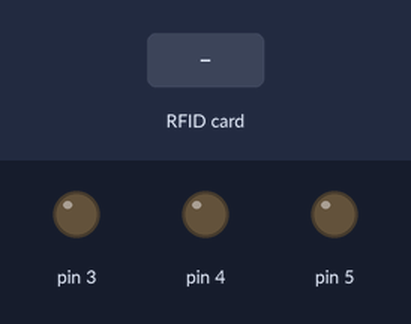
Bench run of a sketch on a simulated Arduino Nano, built with avr-gcc and run on an emulated ATmega328P. Parts: output pins drawn as LEDs (lit = HIGH). The test bench sets the inputs (shaded band). Pins used as bus, display or sensor lines are not drawn.

Above: at 1.2 s.
1.3 s: RFID card 5E 7A 19 C4 held to the reader
At 2.4 s:
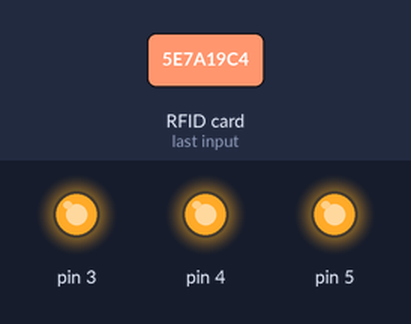
Timing chart, 0 to 4.3 s (numbered marks = the images above; inputs shaded):
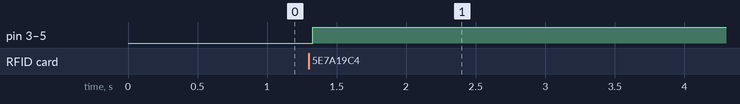

The sketch:

powerlockA.ino
```cpp
/*
Name powerlock.ino
*/

#include <MFRC522.h>
#include <SPI.h>

#define RST_PIN 9
#define SS_PIN 10

MFRC522 mfrc522(SS_PIN, RST_PIN);

MFRC522::MIFARE_Key key;

long currentTag = 0;


void setup() {
	Serial.begin(9600);
	SPI.begin();
	mfrc522.PCD_Init();

	pinMode(3, OUTPUT);
	pinMode(4, OUTPUT);
	pinMode(5, OUTPUT);
}

void loop() {
	if (!mfrc522.PICC_IsNewCardPresent() || !mfrc522.PICC_ReadCardSerial()) {
		delay(50);
		return;
	}
	long t = 0;
	t += mfrc522.uid.uidByte[0];
	t += mfrc522.uid.uidByte[1];
	t += mfrc522.uid.uidByte[2];
	t += mfrc522.uid.uidByte[3];
	if (currentTag == 0) {
		Leimaa(t);
		delay(500);
	}
	else {
		if (currentTag == t) {
			PoistaNykyinenLeimaus();
			delay(500);
		}
		else {
			PoistaNykyinenLeimaus();
			Leimaa(t);
			delay(500);
		}
	}
}

void Leimaa(long t) {
	digitalWrite(5, HIGH);
	digitalWrite(4, HIGH);
	digitalWrite(3, HIGH);
	currentTag = t;
}

void PoistaNykyinenLeimaus() {
	digitalWrite(5, LOW);
	digitalWrite(4, LOW);
	digitalWrite(3, LOW);
	currentTag = 0;
}
```

Measured:
- after the input at 1.3 s, pin 3–5: LOW → HIGH at once
